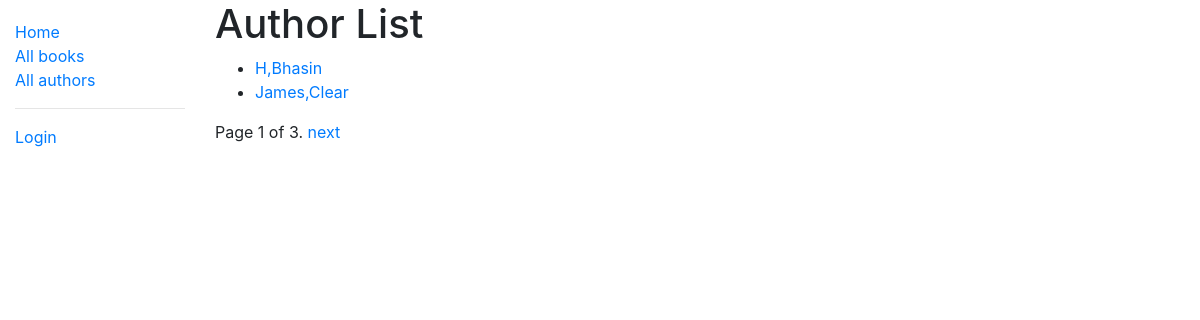
The app's page /catalog/authors/, older data.
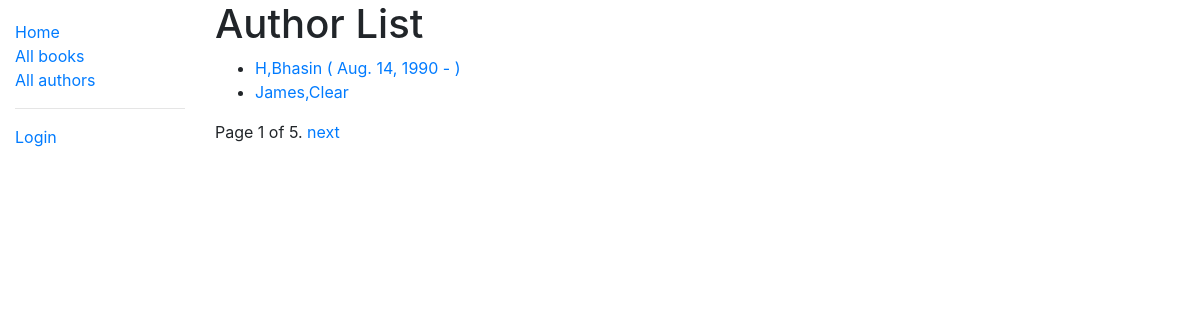
The same page, newer data.
### catalog/models.py (models this page shows, shortened)
class Author(models.Model):
    first_name = models.CharField(max_length=100)
    last_name = models.CharField(max_length=100)
    date_of_birth = models.DateField(null=True, blank=True)
    date_of_death = models.DateField('Died', null=True, blank=True)
    class Meta:
        ordering = ['last_name', 'first_name']
    def get_absolute_url(self):
        return reverse('author-detail', args=[str(self.id)])

### catalog/views.py (the view)
# urls.py: path('authors/', views.AuthorListView.as_view(), name="authors"),
class AuthorListView(generic.ListView):
    model = Author
    paginate_by = 2

### catalog/templates/catalog/author_list.html
{% extends 'base_generic.html' %}
{% block content %}
    <h1>Author List</h1>
    {% if author_list %}
        <ul>
        {% for author in author_list %}
            <li><a href="{{ author.get_absolute_url }}">{{ author.first_name }},{{ author.last_name }}
                {% if author.date_of_birth or author.date_of_death %}( {% if author.date_of_birth %}{{ author.date_of_birth }}{% endif %}
                -
                {% if author.date_of_death %}{{ author.date_of_death }}{% endif %}){% endif %}</a></li>
        {% endfor %}
        </ul>
    {% else %}
        <p>There are no authors.</p>
    {% endif %}
{% endblock %}

Row changes from the older to the newer data that the page shows:
changed Author "Bhasin": date_of_birth (not shown) → "Aug. 14, 1990"
Text that changed along with them:
{{ page_obj.paginator.num_pages }}: "3" → "5"
